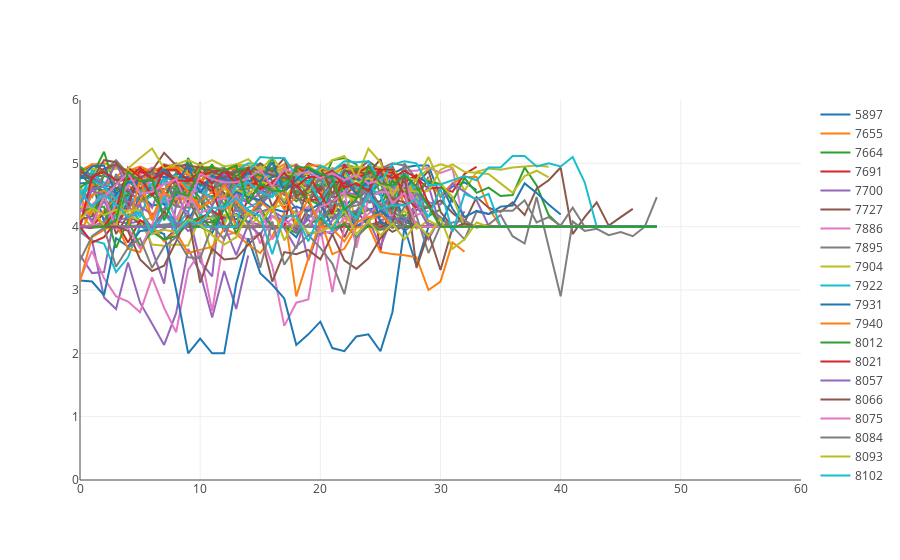

Source (notebook cell):
### Code cell
data = []
for class_id in sorted(df_e.id_class.unique()):
    trace = trace_avg_emotion(df_e,class_id,'teacher')
    if trace:
        data.append(trace)
        
layout = go.Layout(
    hovermode='closest',
    xaxis={'range':[0,60]},
    yaxis={'range':[0,6]}
)
figure=go.Figure(data=data,layout=layout)
pyo.iplot(figure)
